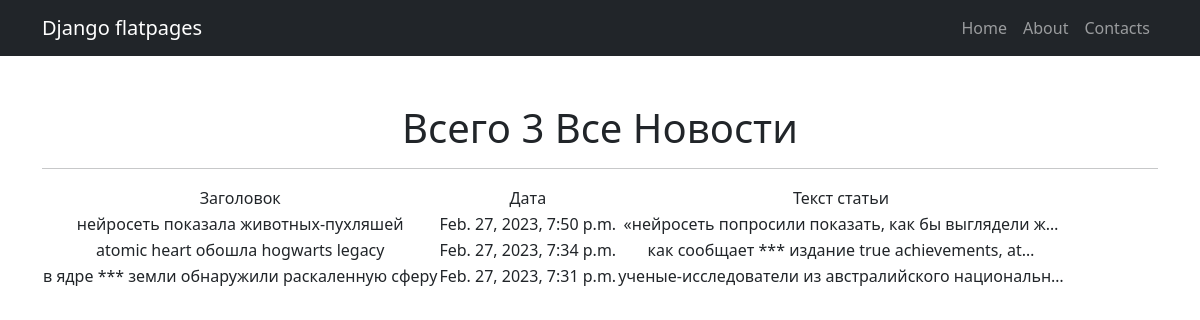
Page /news/ on the committed database.
### simpleapp/models.py (models this page shows, shortened)
class News(models.Model):
    name = models.CharField(
        max_length=50,
        unique=True, # названия новостей не должны повторяться
    )
    creationTime = models.DateTimeField(auto_now_add=True)
    description = models.TextField()

### simpleapp/views.py (the view)
# urls.py: path('', NewsList.as_view()),
class NewsList(ListView):
    model = News # указываем модель, объекты которой мы будем выводить
    template_name = 'allnews.html'  # указываем имя шаблона, в котором будет лежать HTML, в нём будут все инструкции о том, как именно пользователю должны вывестись наши объекты
    context_object_name = 'allnews'  # это имя списка, в котором будут лежать все объекты, его надо указать, чтобы обратиться к самому списку объектов через HTML-шаблон
    queryset = News.objects.order_by('-id')
    def get_context_data(self, **kwargs):
        context = super().get_context_data(**kwargs)
        context['time_now'] = datetime.utcnow()  # добавим переменную текущей даты time_now
        return context

### simpleapp/templatetags/custom_filters.py (called while the page is built)
@register.filter(
    name='censor')  # регистрируем наш фильтр под именем censor, чтоб django понимал, что это именно фильтр, а не простая функция
def cut(value):
    Banned_List = ["блять", "ебать", "пиздец"]
    new_sentence = ""
    for word in value.lower().split():
        if word in Banned_List:
            new_sentence += '*** '
        else:
            new_sentence += word + ' '
    return new_sentence

### templates/allnews.html (shortened to what this page needs)
{% extends 'flatpages/default.html' %}
{% load static %}
{% load custom_filters %}
{% block content %}
    <h1>Всего {{ allnews|length }} Все Новости  </h1>
    <hr>
    {% if allnews %}
        <table>
            <tr>
                <td>
                    Заголовок
                </td>
                <td>
                    Дата
                </td>
                <td>
                    Текст статьи
                </td>
            </tr>
        {% for article in allnews %}
            <tr>
                <td>
                    {{ article.name|censor}}
                </td>
                <td>
		            {{ article.creationTime}}
                </td>
                <td>
                    {{ article.description|truncatechars:50|censor}}
                </td>
            </tr>
        {% endfor %}
        </table>
    {% else %}
        <h2>Новостей нет!</h2>
    {% endif %}
{% endblock content %}

### templates/flatpages/default.html (shortened to what this page needs)
{% load static %}
<!DOCTYPE html>
<html lang="en">
<head>
  <link href="{% static 'css/styles.css' %}" rel="stylesheet">
</head>
<body>
  <nav class="navbar navbar-expand-lg navbar-dark bg-dark">
    <div class="container">
      <a class="navbar-brand" href="#">Django flatpages</a>
    <div class="collapse navbar-collapse" id="navbarSupportedContent">
        <ul class="navbar-nav ms-auto mb-2 mb-lg-0">
          <li class="nav-item active">
            <a class="nav-link" href="/home/">Home</a>
          </li>
          <li class="nav-item">
            <a class="nav-link" href="/about/">About</a>
          </li>
          <li class="nav-item">
            <a class="nav-link" href="/contacts/">Contacts</a>
          </li>
        </ul>
      </div>
    </div>
  </nav>
  <div class="container">
      <div class="text-center mt-5">
       {% block content %}{% endblock content %}
      </div>
  </div>
</body>
</html>

### rows in the picture
News: name|censor "нейросеть показала животных-пухляшей", creationTime "Feb. 27, 2023, 7:50 p.m.", description|censor "«нейросеть попросили показать, как бы выглядели ж…"
News: name|censor "atomic heart обошла hogwarts legacy", creationTime "Feb. 27, 2023, 7:34 p.m.", description|censor "как сообщает *** издание true achievements, at…"
News: name|censor "в ядре *** земли обнаружили раскаленную сферу", creationTime "Feb. 27, 2023, 7:31 p.m.", description|censor "ученые-исследователи из австралийского национальн…"

### other values in the picture
{{ allnews|length }} "3"
